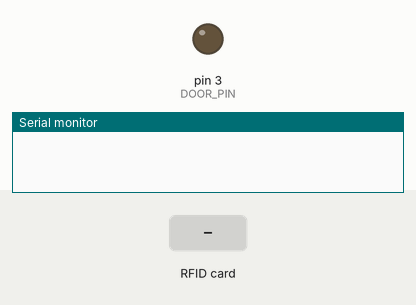
Bench run of a program on a simulated Arduino Nano, built with avr-gcc and run on an emulated ATmega328P. Parts: output pins drawn as LEDs (lit = HIGH), the last lines printed to the serial monitor. Inputs (shaded band) come from the test bench. The audio player accepts every command and is not drawn; pins used as bus, display or sensor lines are not drawn.

Above: at 1.7 s.
1.8 s: RFID card EC 1B 4C 4A held to the reader
At 4.4 s:
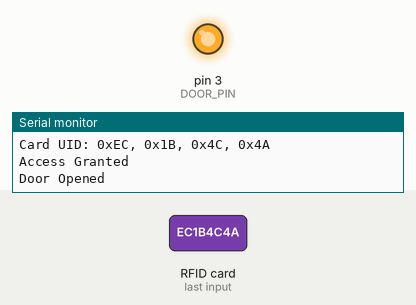
4.8 s: RFID card 23 E8 12 A6 held to the reader
Timing chart, 0 to 13.5 s (numbered marks = the images above; inputs shaded):
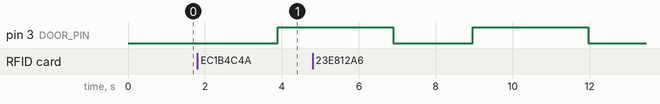

Measured:
- after the input at 1.8 s, pin 3 (DOOR_PIN): LOW → HIGH after 2.1 s

The program:

main.cpp
```cpp
#include <Arduino.h>
#include "MP3Player.h"
#include "RFIDReader.h"
#include <Definitions.h>


MP3Player player(MP3_RX, MP3_TX);
RFIDReader rfid(RFID_SS_PIN, RFID_RST_PIN);

//1 is for access granted
//2 is for access denied
//3 is for welcome message
void setup()
{
    Serial.begin(9600);
    pinMode(DOOR_PIN, OUTPUT);

    rfid.begin();
    if (!player.begin())
    {
        Serial.println("DFPlayer not detected!");
        while (true);
    }
}

void loop()
{

    if (rfid.readCard(scannedUID))
    {
        rfid.printCardID(scannedUID);

        if (rfid.isAllowed(scannedUID))
        {
            Serial.println("Access Granted");
            player.setVolume(30);
            player.start(1);
            delay(2000);
            player.start(3);

            digitalWrite(DOOR_PIN, HIGH);
            Serial.println("Door Opened");
            delay(3000);
            digitalWrite(DOOR_PIN, LOW);
            Serial.println("Door Closed");
        }
        else
        {
            Serial.println("Access Denied");
            player.setVolume(30);
            player.start(2);
        }
    }
}
```

Definitions.h
```cpp
#pragma once

#include <Arduino.h>

/* ---------------- PIN DEFINITIONS ---------------- */

#define RFID_SS_PIN 10
#define RFID_RST_PIN 9


#define MP3_RX 6
#define MP3_TX 5

#define DOOR_PIN 3


/* ---------------- RFID CARD STORAGE ---------------- */

#define MAX_CARDS 10
#define UID_LENGTH 4

extern byte allowedCards[MAX_CARDS][UID_LENGTH];
extern int allowedCardCount;
extern byte scannedUID[UID_LENGTH];
```

Definitions.cpp
```cpp
#include "Definitions.h"

byte allowedCards[MAX_CARDS][UID_LENGTH] =
{
    {0xEC, 0x1B, 0x4C, 0x4A},
    {0x23, 0xE8, 0x12, 0xA6},
    {0x6C, 0xBB, 0x4F, 0x4A},
    {0x04, 0x8F, 0x41, 0x2A}
};

int allowedCardCount = 4;

byte scannedUID[UID_LENGTH];
```
